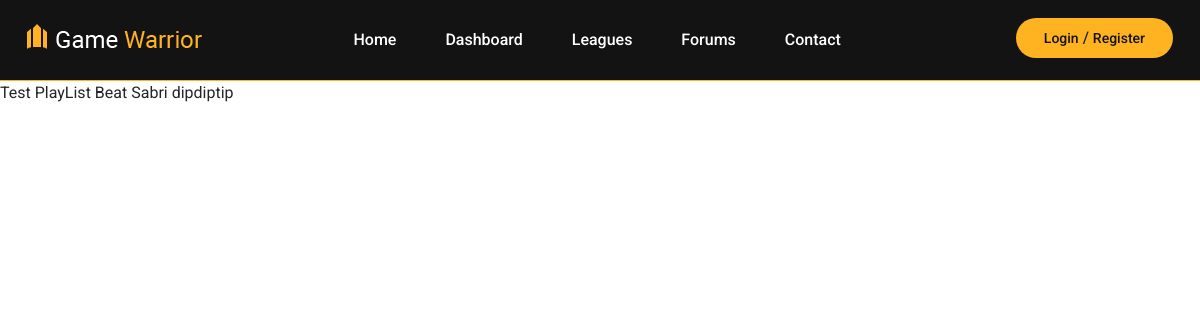
The page /playlist/id/1 on the database its author committed.
### League/models.py (models this page shows, shortened)
class PlayList(models.Model):
    name = models.CharField(max_length=_max_length)
    game = models.ForeignKey(Game, on_delete=models.CASCADE, null=False)
    songs = models.ManyToManyField(Song)

class Game(models.Model):
    name = models.CharField(max_length=_max_length)
    logo = models.FileField(upload_to='documents/%Y/%m/%d/', default="", null=True)
    def __str__(self):
        return '{}'.format(self.name)

class Song(models.Model):
    name = models.CharField(max_length=_max_length)
    picture = models.CharField(max_length=30, blank=True, null=True)
    keywords = models.CharField(max_length=50)
    created_date = models.DateTimeField(default=timezone.now)
    game = models.ForeignKey(Game, on_delete=models.CASCADE, null=False)

### League/views.py (the view)
# urls.py: path('playlist/id/<int:playlist_pk>', views.playlist_pk, name='playlist_pk'),
def playlist_pk(request, playlist_pk):
    playlist = models.PlayList.objects.get(pk=playlist_pk)
    context = {'playlist': playlist}
    return render(request, 'league/playlist.html', context)

### templates/league/playlist.html
{% extends 'league/league_base.html' %}
{% block content %}
        <div>
            <a> {{ playlist.name }}</a>
            <a>{{  playlist.game }}</a>
            <a>
                {% for song in playlist.songs.all %}
                    <a>{{ song.name }}</a>
                {% endfor %}
            </a>
        </div>
{% endblock content %}

### static/game_site/css/style.css (style rules this page uses)
html, body { height: 100%; font-family: 'Roboto', sans-serif; -webkit-font-smoothing: antialiased; font-smoothing: antialiased; }

### rows shown on the page
PlayList: name "Test PlayList", game "Beat Sabri"
Song: name "dipdiptip"
